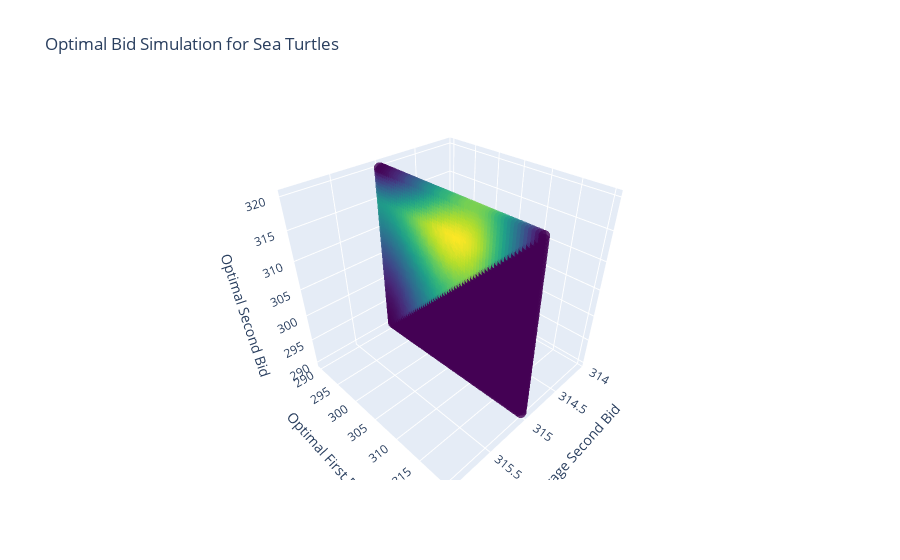

Notebook code for this chart:
### Code cell
x_data = [average_second_bid] * (len(np.ravel(expected_profits)))
y_data = np.repeat(np.arange(290, 320.1, 0.5), len(np.arange(290, 320.1, 0.5)))
z_data = np.tile(np.arange(290, 320.1, 0.5), len(np.arange(290, 320.1, 0.5)))

fig = go.Figure(data=[go.Scatter3d(
    x=x_data,
    y=y_data,
    z=z_data,
    mode='markers',
    marker=dict(
        size=4,
        color=np.ravel(expected_profits),
        colorscale='Viridis',
        opacity=0.8
    ),
    text=["Profit: {:.2f}".format(profit) for profit in np.ravel(expected_profits)],
    hoverinfo='text'
)])

fig.update_layout(
    title="Optimal Bid Simulation for Sea Turtles",
    scene=dict(
        xaxis_title="Average Second Bid",
        yaxis_title="Optimal First Bid",
        zaxis_title="Optimal Second Bid"
    )
)

fig.show()

### Figure 1 — Plotly figure (JSON) as saved in the notebook; plotly's stock layout.template omitted (floating-point values rounded to 4 significant figures; data arrays with more than 128 entries replaced by an {"elided": "..."} marker saying what was removed)
{"data": [{"hoverinfo": "text", "marker": {"color": {"elided": "3721 float values"}, "colorscale": [[0, "#440154"], [0.1111, "#482878"], [0.2222, "#3e4989"], [0.3333, "#31688e"], [0.4444, "#26828e"], [0.5556, "#1f9e89"], [0.6667, "#35b779"], [0.7778, "#6ece58"], [0.8889, "#b5de2b"], [1, "#fde725"]], "opacity": 0.8, "size": 4}, "mode": "markers", "text": {"elided": "3721 str values"}, "type": "scatter3d", "x": {"elided": "3721 int values"}, "y": {"elided": "3721 float values"}, "z": {"elided": "3721 float values"}}], "layout": {"scene": {"xaxis": {"title": {"text": "Average Second Bid"}}, "yaxis": {"title": {"text": "Optimal First Bid"}}, "zaxis": {"title": {"text": "Optimal Second Bid"}}}, "title": {"text": "Optimal Bid Simulation for Sea Turtles"}}}
